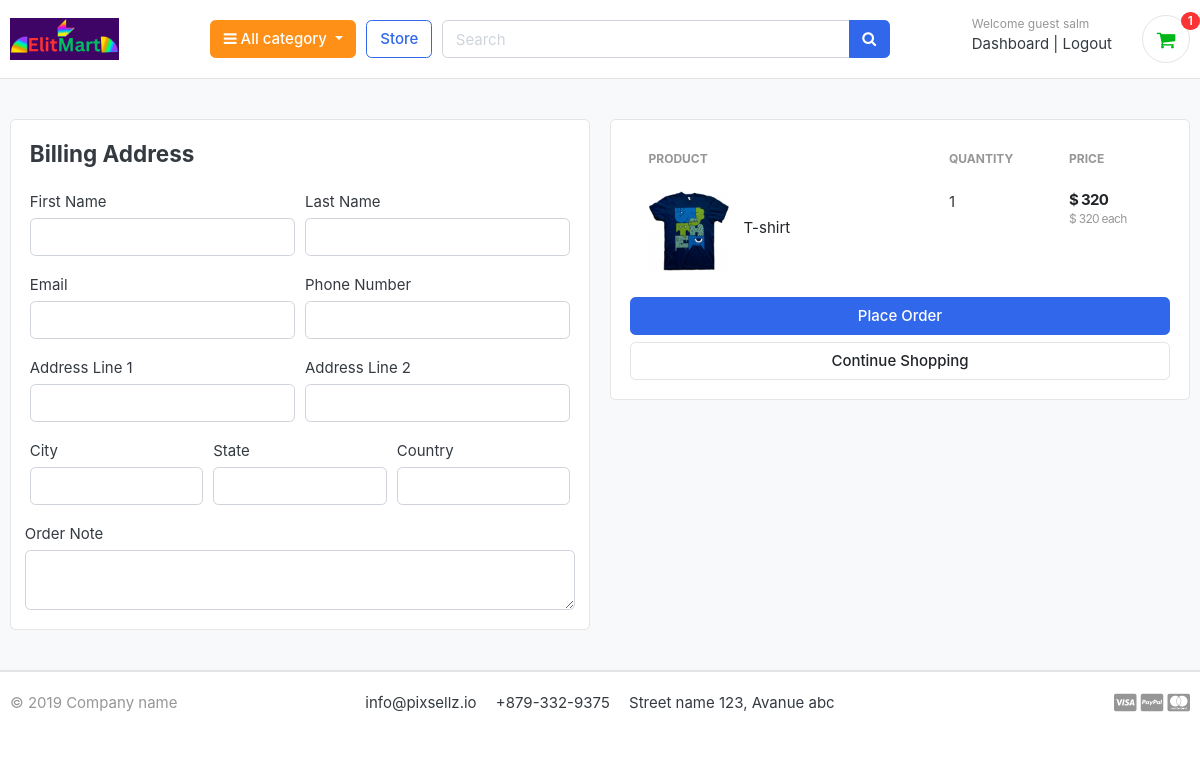
The app's page /cart/checkout/ (signed in) with its own data.
### accounts/models.py (models this page shows, shortened)
class Account(AbstractBaseUser):
    first_name      = models.CharField(max_length=50)
    last_name       = models.CharField(max_length=50)
    username        = models.CharField(max_length=50, unique=True)
    email           = models.EmailField(max_length=100, unique=True)
    phone_number    = models.CharField(max_length=50)
    date_joined     = models.DateTimeField(auto_now_add=True)
    last_login      = models.DateTimeField(auto_now=True)
    is_admin        = models.BooleanField(default=False)
    is_staff        = models.BooleanField(default=False)
    is_active        = models.BooleanField(default=False)
    is_superadmin        = models.BooleanField(default=False)
    USERNAME_FIELD = 'email'
    REQUIRED_FIELDS = ['username', 'first_name', 'last_name']
    objects = MyAccountManager()

### cart/models.py (models this page shows, shortened)
class CartItem(models.Model):
    user = models.ForeignKey(Account, on_delete=models.CASCADE, null=True)
    product = models.ForeignKey(Product, on_delete=models.CASCADE)
    cart = models.ForeignKey(Cart, on_delete=models.CASCADE, null=True)
    quantity = models.IntegerField()
    is_active = models.BooleanField(default=True)
    def sub_total(self):
        return (self.product.price * self.quantity)

### store/models.py (models this page shows, shortened)
class Product(models.Model):
    product_name    = models.CharField(max_length=200, unique=True)
    slug            = models.SlugField(max_length=200, unique=True)
    description     = models.TextField(max_length=500, blank=True)
    price           = models.IntegerField()
    images          = models.ImageField(upload_to='photos/products')
    stock           = models.IntegerField()
    is_available    = models.BooleanField(default=True)
    category        = models.ForeignKey(Category, on_delete=models.CASCADE)
    created_date    = models.DateTimeField(auto_now_add=True)
    modified_date   = models.DateTimeField(auto_now=True)
    def get_url(self):
        return reverse('product_detail', args=[self.category.slug, self.slug])

### cart/views.py (the view)
# urls.py: path('checkout/', views.checkout, name='checkout'),
@login_required(login_url='login')
def checkout(request, total=0, quantity=0, cart_items=None):
    try:
        tax = 0
        grand_total = 0
        if request.user.is_authenticated:
            cart_items = CartItem.objects.filter(user=request.user, is_active=True)
        else:
            cart = Cart.objects.get(cart_id=_cart_id(request))
            cart_items = CartItem.objects.filter(cart=cart, is_active=True)
        for cart_item in cart_items:
            total += (cart_item.product.price * cart_item.quantity)
            quantity += cart_item.quantity
        tax = (2 * total)/100
        grand_total = total + tax
    except ObjectDoesNotExist:
        pass #just ignore
    context = {
        'total': total,
        'quantity': quantity,
        'cart_items': cart_items,
        'tax'       : tax,
        'grand_total': grand_total,
    }
    return render(request, 'cart/checkout.html', context)

### cart/context_processors.py (called while the page is built)
def counter(request):
    cart_count = 0
    if 'admin' in request.path:
        return {}
    else:
        try:
            cart = Cart.objects.filter(cart_id = _cart_id(request))
            if request.user.is_authenticated:
                cart_items = CartItem.objects.all().filter(user=request.user)
            else:
                cart_items = CartItem.objects.all().filter(cart=cart[:1])
            for cart_item in cart_items:
                cart_count += cart_item.quantity
        except Cart.DoesNotExist:
            cart_count = 0
    return dict(cart_count = cart_count)

### cart/views.py (called while the page is built)
def _cart_id(request): # private function use at _ at start of function
    cart = request.session.session_key
    if not cart:
        cart = request.session.session_key
    return cart

### category/context_processors.py (called while the page is built)
def menu_links(request):
    links = Category.objects.all()
    return dict(links=links)

### category/models.py (called while the page is built)
    def get_url(self):
        return reverse('products_by_category', args=[self.slug])

### cart/templates/cart/checkout.html (shortened to what this page needs)
{% extends 'base.html' %}
{% load static %}
{% block content %}
<section class="section-content padding-y bg">
<div class="container">
<div class="row">
	<aside class="col-lg-6">
<div class="card">
  <div class="card-body">
    <h4 class="card-title mb-4">Billing Address</h4>
    <form action="{% url 'place_order' %}" method="POST">
      <div class="form-row">
        <div class="col form-group">
          <label for="">First Name</label>
          <input type="text" name="first_name" class="form-control" required>
        </div>
        <div class="col form-group">
          <label for="">Last Name</label>
          <input type="text" name="last_name" class="form-control" required>
        </div>
      </div>
      <div class="form-row">
        <div class="col form-group">
          <label for="">Email</label>
          <input type="email" name="email" class="form-control" required>
        </div>
        <div class="col form-group">
          <label for="">Phone Number</label>
          <input type="text" name="phone" class="form-control" required>
        </div>
      </div>
      <div class="form-row">
        <div class="col form-group">
          <label for="">Address Line 1</label>
          <input type="text" name="address_line_1" class="form-control" required>
        </div>
        <div class="col form-group">
          <label for="">Address Line 2</label>
          <input type="text" name="address_line_2" class="form-control">
        </div>
      </div>
      <div class="form-row">
        <div class="col form-group">
          <label for="">City</label>
          <input type="text" name="city" class="form-control" required>
        </div>
        <div class="col form-group">
          <label for="">State</label>
          <input type="text" name="state" class="form-control" required>
        </div>
        <div class="col form-group">
          <label for="">Country</label>
          <input type="text" name="country" class="form-control" required>
        </div>
        </div>
        <div class="form-row">
          <label for="">Order Note</label>
          <textarea name="order_note" rows="2" class="form-control"></textarea>
        </div>
  </div>
</div>
	</aside>
	<aside class="col-lg-6">
		<div class="card">
		<div class="card-body">
      <table class="table table-borderless table-shopping-cart">
      <thead class="text-muted">
      <tr class="small text-uppercase">
        <th scope="col">Product</th>
        <th scope="col" width="120">Quantity</th>
        <th scope="col" width="120">Price</th>
      </tr>
      </thead>
      <tbody>
      {% for cart_item in cart_items %}
      <tr>
      	<td>
      		<figure class="itemside align-items-center">
      			<div class="aside"><img src="{{ cart_item.product.images.url }}" class="img-sm"></div>
      			<figcaption class="info">
      				<a href="{{ cart_item.product.get_url }}" class="title text-dark">{{ cart_item.product.product_name }}</a>
      			</figcaption>
      		</figure>
      	</td>
      	<td>
      				<label for="">{{cart_item.quantity}}</label>
      	</td>
      	<td>
      		<div class="price-wrap">
      			<var class="price">$ {{ cart_item.sub_total }}</var>
      			<small class="text-muted"> $ {{ cart_item.product.price }} each </small>
      		</div>
      	</td>
      </tr>
      {% endfor %}
      </tbody>
      </table>
      <button type="submit" name="submit" class="btn btn-primary btn-block">Place Order</button>
			<a href="{% url 'store' %}" class="btn btn-light btn-block">Continue Shopping</a>
		</div>
		</div>
</aside>
</div>
</div>
</section>
{% endblock %}

### templates/includes/navbar.html (shortened to what this page needs)
{% load static %}
<header class="section-header">
    <section class="header-main border-bottom">
        <div class="container">
    <div class="row align-items-center">
        <div class="col-lg-2 col-md-3 col-6">
            <a href="{% url 'store' %}" class="brand-wrap">
                <img class="logo" src="{% static 'images/logo.png' %}">
            </a>
        </div>
        <div class="col-lg col-sm col-md col-6 flex-grow-0">
            <div class="category-wrap dropdown d-inline-block float-right">
                <button type="button" class="btn btn-warning dropdown-toggle" data-toggle="dropdown">
                    <i class="fa fa-bars"></i> All category
                </button>
            </div>
        </div>
        <a href="{% url 'store' %}" class="btn btn-outline-primary">Store</a>
        <div class="col-lg  col-md-6 col-sm-12 col">
            <form action="{% url 'search' %}" class="search" method="GET">
                <div class="input-group w-100">
                    <input type="text" class="form-control" style="width:60%;" placeholder="Search" name="keyword">
                    <div class="input-group-append">
                      <button class="btn btn-primary" type="submit">
                        <i class="fa fa-search"></i>
                      </button>
                    </div>
                </div>
            </form>
        </div>
        <div class="col-lg-3 col-sm-6 col-8 order-2 order-lg-3">
                    <div class="d-flex justify-content-end mb-3 mb-lg-0">
                        {% if user.id is NOne %}
                        <div class="widget-header">
                            <small class="title text-muted">Welcome guest!</small>
                            <div>
                                <a href="{% url 'login' %}">Login</a>
                                <span class="dark-transp"> | </span>
                                <a href="{% url 'register' %}"> Register</a>
                            </div>
                        </div>
                        {% else %}
                        <div class="widget-header">
                            <small class="title text-muted">Welcome guest {{user.first_name}}</small>
                            <div>
                                <a href="{% url 'dashboard' %}">Dashboard</a>
                                <span class="dark-transp"> | </span>
                                <a href="{% url 'logout' %}">Logout</a>
                            </div>
                        </div>
                        {% endif %}
                        <a href="{% url 'store' %}" class="widget-header pl-3 ml-3">
                            <div class="icon icon-sm rounded-circle border"><i class="fa fa-shopping-cart text-success"></i></div>
                            <span class="badge badge-pill badge-danger notify">{{cart_count}}</span>
                        </a>
                    </div>
                </div>
    </div>
        </div>
    </section>
    </header>
</head>

### static/css/ui.css (style rules this page uses)
html { font-family: "Inter", sans-serif; font-size: 15px; }
.price-wrap { letter-spacing: -0.7px; }
.icon-xs, .icon-sm, .icon-md, .icon-lg { display: inline-block; text-align: center; flex-shrink: 0; flex-grow: 0; }
.icon-sm { width: 48px; height: 48px; line-height: 48px !important; font-size: 20px; }
.img-xs, .img-sm, .img-md, .img-lg { -o-object-fit: cover; object-fit: cover; flex-shrink: 0; flex-grow: 0; }
.img-sm { width: 80px; height: 80px; }
.padding-y { padding-top: 40px; padding-bottom: 40px; }
var { font-style: normal; }
figure { margin-bottom: 0; }
article:after, .form-group:after { display: block; clear: both; content: ""; }
.bg { background-color: #f8f9fa; }
.header-main { position: relative; padding-top: 1rem; padding-bottom: 1rem; }
.brand-wrap .logo, .navbar-brand .logo { margin-right: 7px; max-height: 42px; display: inline-block; }
.widget-header { display: inline-block; vertical-align: middle; position: relative; }
.widget-header a { color: #343a40; }
.widget-header i { color: #969696; }
.widget-header .title { display: block; }
.widget-header .notify { position: absolute; top: -3px; right: -10px; }
.btn-light { background-color: #fff; border-color: #e4e4e4; }
.itemside { position: relative; display: flex; width: 100%; }
.itemside .aside { position: relative; flex-shrink: 0; }
.itemside .info { padding-left: 15px; padding-right: 7px; }
.itemside .title { display: block; margin-bottom: 5px; color: #212529; }
.notify { position: absolute; top: -4px; right: -10px; display: inline-block; padding: 0.25em 0.6em; font-size: 12px; line-height: 1; text-align: center; border-radius: 3rem; color: #fff; background-color: #fa3434; }
.price { font-weight: 600; color: #212529; }
.table-shopping-cart.table td, .table-shopping-cart.table th { padding-left: 1.25rem; padding-right: 1.25rem; }
.table-shopping-cart .price-wrap { line-height: 1.2; }
.table-shopping-cart .price { font-weight: bold; margin-right: 5px; display: block; }

### records on screen
Account: first_name "salm"
CartItem: product.images (picture), product.product_name "T-shirt", quantity "1", sub_total "320", product.price "320"

### other values on screen
{{ cart_count }} "1"
